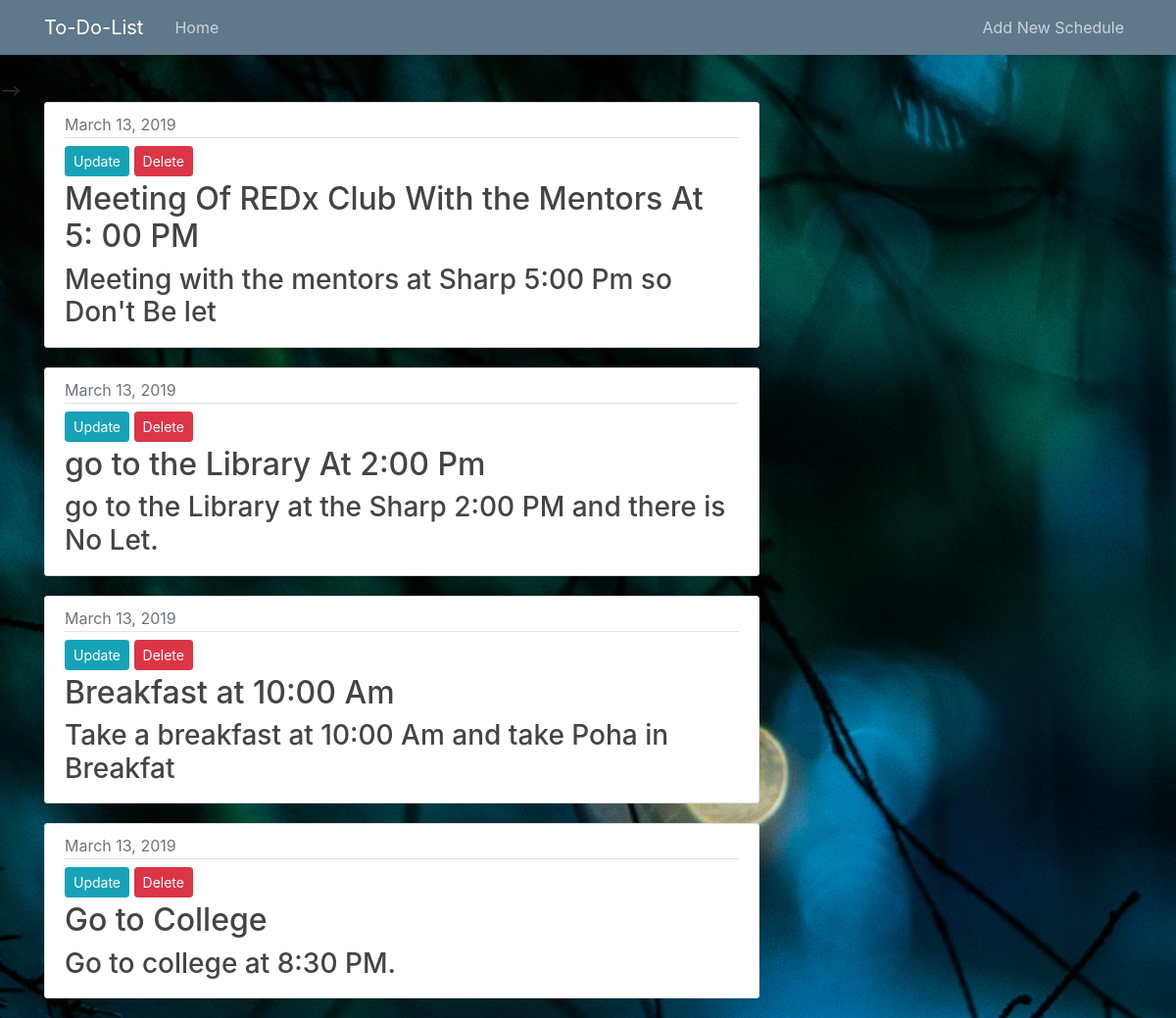
The page / on the database its author committed.
### blog/models.py (models this page shows, shortened)
class Post(models.Model):
    title = models.CharField(max_length=100)
    content = models.TextField()
    date_posted = models.DateTimeField(default=timezone.now)

### blog/views.py (the view)
# urls.py: path('', PostListView.as_view(), name='blog-home' ),
class PostListView( ListView ):
    model = Post
    template_name = 'blog/home.html'
    context_object_name = 'posts'
    ordering = ['-date_posted']
    paginate_by = 7

### blog/Templates/blog/Home.html (shortened to what this page needs)
{% extends "blog/base.html" %} {% block content %} {% for post in posts %}
<article class="media content-section">
    <div class="media-body">
        <div class="article-metadata">
            <large class="text-muted">{{ post.date_posted|date:"F d, Y"}}</large>
        </div>
        <div>
            <a class="btn btn-info btn-sm mt-1 mb-1" href="{% url 'post-update' post.id %}"> Update </a>
            <a class="btn btn-danger btn-sm mt-1 mb-1" href="{% url 'post-delete' post.id %}"> Delete    </a>
        </div>
        <h2> <a class="article-title" ">{{ post.title }}</a></h2>
        <h3> <a class="article-title " ">{{ post.content }}</a>
            </h3>
    </div>
</article>
{% endfor %}  {% endblock content %}

### blog/Templates/blog/base.html (shortened to what this page needs)
{% load static %}
<!DOCTYPE html>
<html>
<head>
    <link rel="stylesheet" href="https://maxcdn.bootstrapcdn.com/bootstrap/4.0.0/css/bootstrap.min.css">
    <link rel="stylesheet" type="text/css" href="{% static 'blog/main.css' %}">
    <link rel="stylesheet" type="text/css" href="/static/style.css">
</head>
<body>
    <header class="site-header">
        <nav class="navbar navbar-expand-md navbar-dark bg-steel fixed-top">
            <div class="container">
                <a class="navbar-brand mr-4" href="{% url 'blog-home' %}"> To-Do-List </a>
                <div class="collapse navbar-collapse" id="navbarToggle">
                    <div class="navbar-nav mr-auto">
                        <a class="nav-item nav-link" href="{% url 'blog-home' %}">Home</a>
                    </div>
                    <div class="navbar-nav">
                        <a class="nav-item nav-link" href="{% url 'post-create' %}"> Add New Schedule</a>
                    </div>
                </div>
            </div>
        </nav>
    </header>
    <main role="main" class="container">
        <div class="row">
            <div class="col-md-8">
                 {% block content %}{% endblock %}
            </div>
        </div>
    </main>
</body>
</html>

### blog/Static/blog/main.css (style rules this page uses)
body { background: #fafafa; color: #333333; margin-top: 5rem; }
h1, h2, h3, h4, h5, h6 { color: #444444; }
.bg-steel { background-color: #5f788a; }
.site-header .navbar-nav .nav-link { color: #cbd5db; }
.content-section { background: #ffffff; padding: 10px 20px; border: 1px solid #dddddd; border-radius: 3px; margin-bottom: 20px; }
.article-title { color: #444444; }
.article-metadata { padding-bottom: 1px; margin-bottom: 4px; border-bottom: 1px solid #e3e3e3 }

### assets/style.css (style rules this page uses)
body { background-image: url(/static/im.jpg); }

### rows shown on the page
Post: date_posted "March 13, 2019", title "Meeting Of REDx Club With the Mentors At 5: 00 PM", content "Meeting with the mentors at Sharp 5:00 Pm so Don't Be let"
Post: date_posted "March 13, 2019", title "go to the Library At 2:00 Pm", content "go to the Library at the Sharp 2:00 PM and there is No Let."
Post: date_posted "March 13, 2019", title "Breakfast at 10:00 Am", content "Take a breakfast at 10:00 Am and take Poha in Breakfat"
Post: date_posted "March 13, 2019", title "Go to College", content "Go to college at 8:30 PM."
